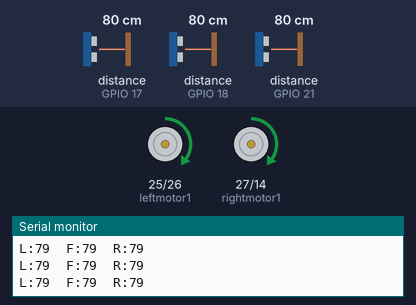
Simulated run of this sketch. Board: ESP32. On the bench: motor-driver pin pairs drawn as motors (green arrow = first pin HIGH = forward, orange = second pin HIGH = backward, longer = more drive, scaled by the enable pin), the last lines printed to the serial monitor. Wiring (inferred from the names in the program): 3 × ultrasonic range finder: trigger GPIO 5, echo GPIO 17 / trigger GPIO 19, echo GPIO 18 / trigger GPIO 22, echo GPIO 21. The test bench sets the inputs (shaded band); at power-on: distance to the obstacle (sensors on GPIO 17, GPIO 18, GPIO 21) 80 cm. The echo pulse lasts 58.3 µs per cm.

Above: at 1.2 s.
1.3 s: distance to the obstacle (sensor on GPIO 17) set to 16 cm
2.8 s: distance to the obstacle (sensor on GPIO 17) set to 13 cm
At 3.5 s:
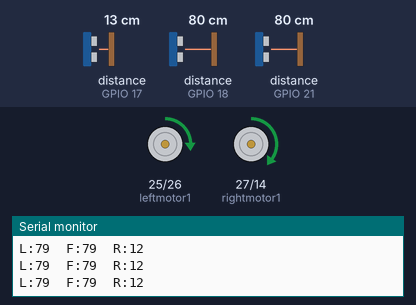
4.3 s: distance to the obstacle (sensor on GPIO 18) set to 23 cm
5.8 s: distance to the obstacle (sensor on GPIO 18) set to 19 cm
At 6.9 s:
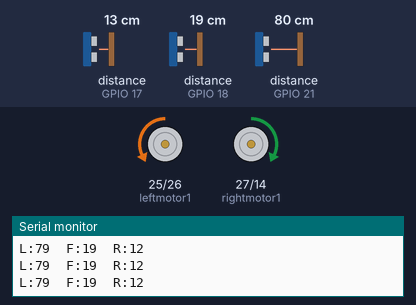
7.3 s: distance to the obstacle (sensor on GPIO 21) set to 15 cm
8.8 s: distance to the obstacle (sensor on GPIO 21) set to 12 cm
At 10.3 s:
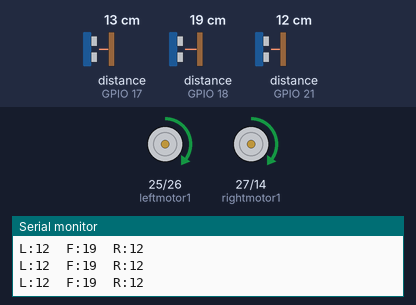
Timing chart, 0 to 11.6 s (numbered marks = the images above; inputs shaded):
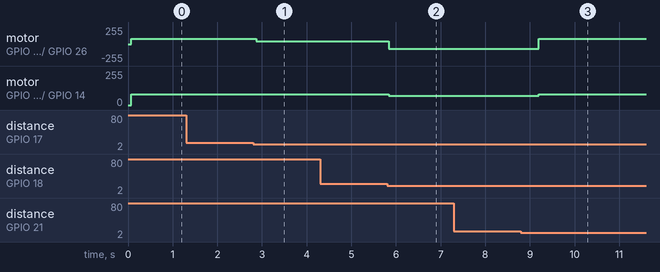

Measured:
- the behaviour switches between 15 and 14 cm on distance to the obstacle (sensor on GPIO 17) (found by bisection; images 0 and 1)
- the behaviour switches between 21 and 20 cm on distance to the obstacle (sensor on GPIO 18) (found by bisection; images 1 and 2)
- the behaviour switches between 14 and 13 cm on distance to the obstacle (sensor on GPIO 21) (found by bisection; images 2 and 3)
- after the input at 2.8 s, motor on GPIO 25 (leftmotor1) / GPIO 26 (leftmotor2): forward 80/255 → forward 40/255 after 0.07 s
- after the input at 5.8 s, motor on GPIO 25 (leftmotor1) / GPIO 26 (leftmotor2): forward 40/255 → backward 70/255 at once; motor on GPIO 27 (rightmotor1) / GPIO 14 (rightmotor2): forward 80/255 → forward 70/255 at once
- after the input at 8.8 s, motor on GPIO 25 (leftmotor1) / GPIO 26 (leftmotor2): backward 70/255 → forward 80/255 after 0.40 s; motor on GPIO 27 (rightmotor1) / GPIO 14 (rightmotor2): forward 70/255 → forward 80/255 after 0.40 s

The sketch:

walldet.ino
```cpp
#define leftmotor1 25
#define leftmotor2 26
#define rightmotor1 27
#define rightmotor2 14
#define ENA 33
#define ENB 32

#define LEFT_TRIG  22
#define LEFT_ECHO  21
#define FRONT_TRIG 19
#define FRONT_ECHO 18
#define RIGHT_TRIG 5
#define RIGHT_ECHO 17

#define MAX_DISTANCE 200  // max distance to report (cm)
#define TIMEOUT_US 30000  // ~200cm round trip, with margin

// Tuning
#define WALL_DIST      15   // desired distance from wall (cm)
#define FRONT_STOP     20   // stop/turn if front obstacle closer than this
#define BASE_SPEED     80
#define TURN_SPEED     70

void setMotors(int leftSpeed, int rightSpeed) {
  if (leftSpeed >= 0) {
    digitalWrite(leftmotor1, HIGH);
    digitalWrite(leftmotor2, LOW);
  } else {
    digitalWrite(leftmotor1, LOW);
    digitalWrite(leftmotor2, HIGH);
    leftSpeed = -leftSpeed;
  }

  if (rightSpeed >= 0) {
    digitalWrite(rightmotor1, HIGH);
    digitalWrite(rightmotor2, LOW);
  } else {
    digitalWrite(rightmotor1, LOW);
    digitalWrite(rightmotor2, HIGH);
    rightSpeed = -rightSpeed;
  }

  analogWrite(ENA, constrain(leftSpeed, 0, 255));
  analogWrite(ENB, constrain(rightSpeed, 0, 255));
}

void stopMotors() {
  digitalWrite(leftmotor1, LOW);
  digitalWrite(leftmotor2, LOW);
  digitalWrite(rightmotor1, LOW);
  digitalWrite(rightmotor2, LOW);
}

// Reads one ultrasonic sensor directly, no library.
// Returns distance in cm, or MAX_DISTANCE if no echo (out of range / bad wiring).
long readDistanceCM(int trigPin, int echoPin) {
  digitalWrite(trigPin, LOW);
  delayMicroseconds(2);
  digitalWrite(trigPin, HIGH);
  delayMicroseconds(10);
  digitalWrite(trigPin, LOW);

  long duration = pulseIn(echoPin, HIGH, TIMEOUT_US);

  if (duration == 0) {
    return MAX_DISTANCE;
  }

  long distance = duration * 0.0343 / 2;  // speed of sound = 343 m/s
  return distance;
}

void setup() {
  pinMode(leftmotor1, OUTPUT);
  pinMode(leftmotor2, OUTPUT);
  pinMode(rightmotor1, OUTPUT);
  pinMode(rightmotor2, OUTPUT);
  pinMode(ENA, OUTPUT);
  pinMode(ENB, OUTPUT);

  pinMode(LEFT_TRIG, OUTPUT);
  pinMode(LEFT_ECHO, INPUT);
  pinMode(FRONT_TRIG, OUTPUT);
  pinMode(FRONT_ECHO, INPUT);
  pinMode(RIGHT_TRIG, OUTPUT);
  pinMode(RIGHT_ECHO, INPUT);

  Serial.begin(115200);
}

void loop() {

  long distLeft  = readDistanceCM(LEFT_TRIG, LEFT_ECHO);
  delay(30);
  long distFront = readDistanceCM(FRONT_TRIG, FRONT_ECHO);
  delay(30);
  long distRight = readDistanceCM(RIGHT_TRIG, RIGHT_ECHO);

  Serial.printf("L:%ld  F:%ld  R:%ld\n", distLeft, distFront, distRight);

  // No wall in front
  if (distFront > FRONT_STOP && distLeft > WALL_DIST && distRight > WALL_DIST) {
    // Go straight
    setMotors(BASE_SPEED, BASE_SPEED);
  }

  // Too close to left wall -> move right
  else if (distFront > FRONT_STOP && distLeft < WALL_DIST && distRight > WALL_DIST) {
    // Slight right adjustment
    setMotors(BASE_SPEED, BASE_SPEED / 2);
  }

  // Too close to right wall -> move left
  else if (distFront > FRONT_STOP && distLeft > WALL_DIST && distRight < WALL_DIST) {
    // Slight left adjustment
    setMotors(BASE_SPEED / 2, BASE_SPEED);
  }

  // Front blocked -> choose left if left side is more open
  else if (distFront < 25 && distLeft > distRight) {
    // Left turn
    setMotors(-TURN_SPEED, TURN_SPEED);
    delay(250);
  }

  // Front blocked -> choose right if right side is more open
  else if (distFront < 25 && distRight > distLeft) {
    // Right turn
    setMotors(TURN_SPEED, -TURN_SPEED);
    delay(250);
  }

  // Default
  else {
    setMotors(BASE_SPEED, BASE_SPEED);
  }

  delay(20);
}
```
